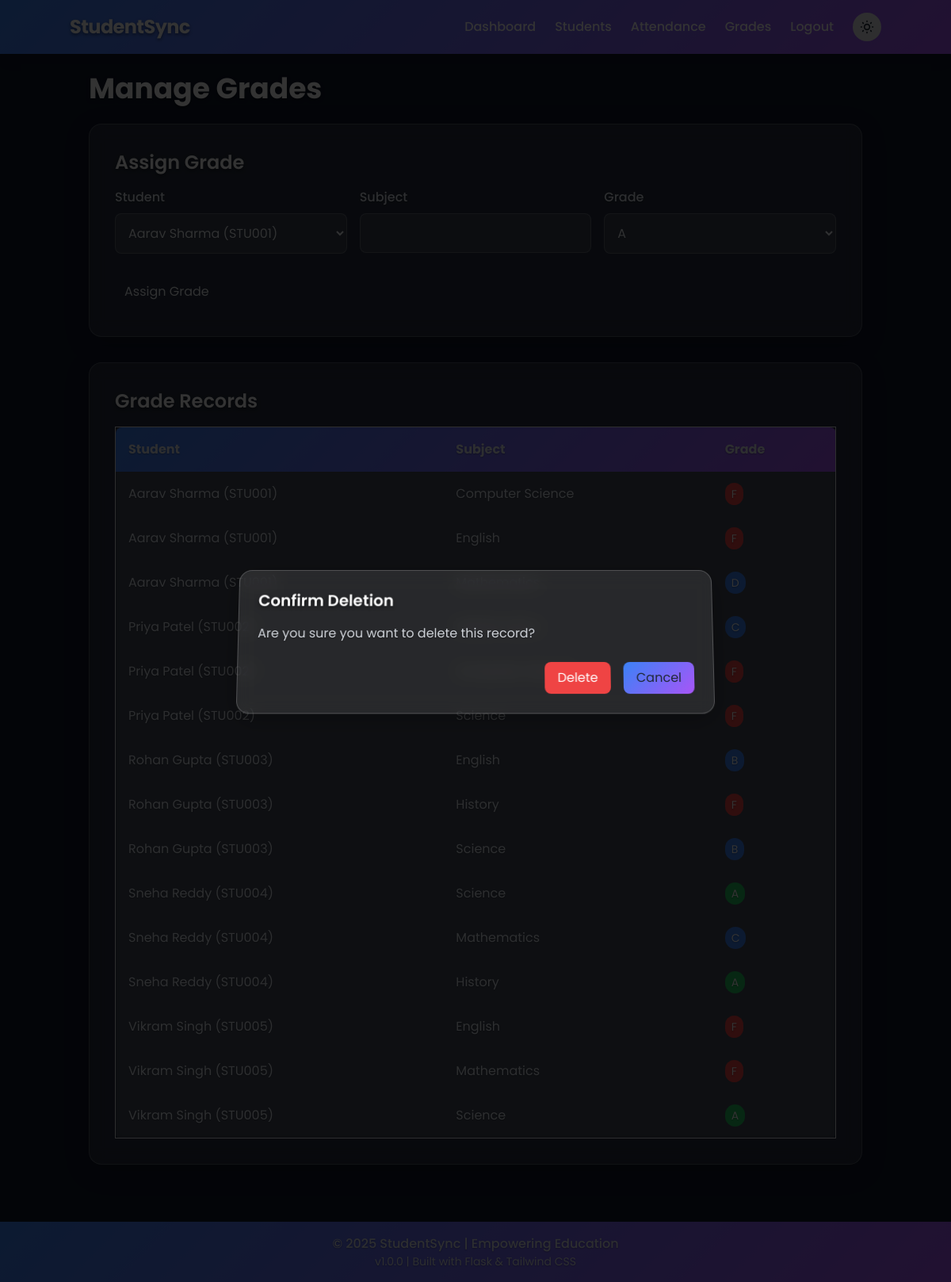
The page /grades (signed in) on the database its author committed.
### models.py (models this page shows)
class Grade(db.Model):
    id = db.Column(db.Integer, primary_key=True)
    student_id = db.Column(db.Integer, db.ForeignKey('student.id'), nullable=False)
    subject = db.Column(db.String(50), nullable=False)
    grade = db.Column(db.String(10), nullable=False)

class Student(db.Model):
    id = db.Column(db.Integer, primary_key=True)
    name = db.Column(db.String(100), nullable=False)
    email = db.Column(db.String(100), unique=True, nullable=False)
    student_id = db.Column(db.String(20), unique=True, nullable=False)
    attendances = db.relationship('Attendance', backref='student', lazy=True)
    grades = db.relationship('Grade', backref='student', lazy=True)

### app.py (the view, shortened to what this page needs)
@app.route('/grades', methods=['GET', 'POST'])
def manage_grades():
    if 'user_id' not in session:
        return redirect(url_for('login'))
    students = Student.query.all()
    grades = Grade.query.all()
    return render_template('grades.html', students=students, grades=grades)

### templates/grades.html (shortened to what this page needs)
{% extends 'base.html' %}
{% block content %}
<div class="fade-in">
    <h2 class="text-4xl font-bold mb-6">Manage Grades</h2>
    <div class="card p-8 mb-8">
        <h3 class="text-2xl font-semibold mb-4">Assign Grade</h3>
        <form method="POST">
            <div class="grid grid-cols-1 md:grid-cols-3 gap-4 mb-6">
                <div>
                    <label class="block mb-2 font-medium">Student</label>
                    <select name="student_id" class="w-full p-3 rounded-lg focus:outline-none" required>
                        {% for student in students %}
                        <option value="{{ student.id }}">{{ student.name }} ({{ student.student_id }})</option>
                        {% endfor %}
                    </select>
                </div>
                <div>
                    <label class="block mb-2 font-medium">Subject</label>
                    <input type="text" name="subject" class="w-full p-3 rounded-lg focus:outline-none" required>
                </div>
                <div>
                    <label class="block mb-2 font-medium">Grade</label>
                    <select name="grade" class="w-full p-3 rounded-lg focus:outline-none" required>
                        <option value="A">A</option>
                    </select>
                </div>
            </div>
            <button type="submit" class="p-3 rounded-lg w-full md:w-auto">Assign Grade</button>
        </form>
    </div>
    <div class="card p-8">
        <h3 class="text-2xl font-semibold mb-4">Grade Records</h3>
        {% if grades %}
        <div class="overflow-x-auto">
            <table class="min-w-full rounded-lg">
                <thead>
                    <tr class="bg-gradient text-white">
                        <th class="p-4 text-left rounded-tl-lg">Student</th>
                        <th class="p-4 text-left">Subject</th>
                        <th class="p-4 text-left rounded-tr-lg">Grade</th>
                    </tr>
                </thead>
                <tbody>
                    {% for grade in grades %}
                    <tr>
                        <td class="p-4">{{ grade.student.name }} ({{ grade.student.student_id }})</td>
                        <td class="p-4">{{ grade.subject }}</td>
                        <td class="p-4">
                            <span class="px-2 py-1 rounded-full text-sm {% if grade.grade == 'A' %}bg-green-500 text-white{% elif grade.grade == 'F' %}bg-red-500 text-white{% else %}bg-blue-500 text-white{% endif %}">
                                {{ grade.grade }}
                            </span>
                        </td>
                    </tr>
                    {% endfor %}
                </tbody>
            </table>
        </div>
        {% else %}
        <p class="text-gray-300">No grades recorded.</p>
        {% endif %}
    </div>
</div>
{% endblock %}

### static/css/styles.css (style rules this page uses)
body { position: relative; overflow-x: hidden; background: #0f172a; font-family: 'Poppins', sans-serif; color: #f1f5f9; margin: 0; padding: 0; }
h1, h2, h3, h4, h5, h6 { color: #ffffff; text-shadow: 0 2px 4px rgba(0, 0, 0, 0.5); }
p, label, input, select, td, th { color: #e2e8f0; text-shadow: 0 1px 2px rgba(0, 0, 0, 0.3); }
.bg-gradient { background: linear-gradient(135deg, #3b82f6 0%, #a855f7 100%); }
.fade-in { animation: fadeIn 0.8s ease-out; }
.card { background: rgba(255, 255, 255, 0.1); backdrop-filter: blur(10px); -webkit-backdrop-filter: blur(10px); border: 1px solid rgba(255, 255, 255, 0.2); border-radius: 16px; box-shadow: 0 8px 32px rgba(0, 0, 0, 0.2); transition: transform 0.3s ease, box-shadow 0.3s ease; }
button, .btn { position: relative; overflow: hidden; background: linear-gradient(135deg, #3b82f6 0%, #a855f7 100%); color: #ffffff; border: none; transition: transform 0.2s ease, box-shadow 0.3s ease; }
button::after, .btn::after { content: ''; position: absolute; top: 0; left: -100%; width: 100%; height: 100%; background: rgba(255, 255, 255, 0.3); transition: left 0.4s ease; }
table { background: rgba(255, 255, 255, 0.05); backdrop-filter: blur(5px); -webkit-backdrop-filter: blur(5px); border: 1px solid rgba(255, 255, 255, 0.1); }
th, td { transition: background 0.3s ease; }
input, select { background: rgba(255, 255, 255, 0.1); border: 1px solid rgba(255, 255, 255, 0.2); color: #e2e8f0; transition: border-color 0.3s ease; }

### rows shown on the page
Grade: student.name "Aarav Sharma", student.student_id "STU001", subject "Computer Science", grade "F"
Grade: student.name "Aarav Sharma", student.student_id "STU001", subject "English", grade "F"
Grade: student.name "Aarav Sharma", student.student_id "STU001", grade "D"
Grade: student.name "Priya Patel", student.student_id "STU002", subject "Mathematics", grade "C"
Grade: student.name "Priya Patel", student.student_id "STU002", subject "Computer Science", grade "F"
Grade: student.name "Priya Patel", student.student_id "STU002", subject "Science", grade "F"
Grade: student.name "Rohan Gupta", student.student_id "STU003", subject "English", grade "B"
Grade: student.name "Rohan Gupta", student.student_id "STU003", subject "History", grade "F"
Grade: student.name "Rohan Gupta", student.student_id "STU003", subject "Science", grade "B"
Grade: student.name "Sneha Reddy", student.student_id "STU004", subject "Science", grade "A"
Grade: student.name "Sneha Reddy", student.student_id "STU004", subject "Mathematics", grade "C"
Grade: student.name "Sneha Reddy", student.student_id "STU004", subject "History", grade "A"
Grade: student.name "Vikram Singh", student.student_id "STU005", subject "English", grade "F"
Grade: student.name "Vikram Singh", student.student_id "STU005", subject "Mathematics", grade "F"
Grade: student.name "Vikram Singh", student.student_id "STU005", subject "Science", grade "A"

### other values the page prints
form field student_id "Aarav Sharma (STU001)"
